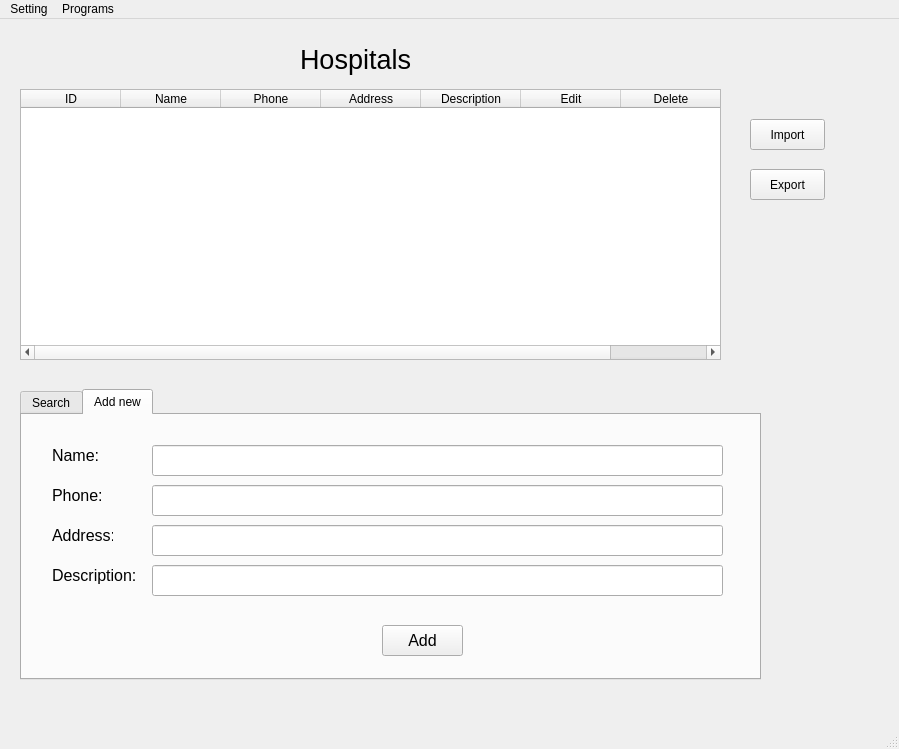
<?xml version="1.0" encoding="UTF-8"?>
<ui version="4.0">
 <class>MainWindow</class>
 <widget class="QMainWindow" name="MainWindow">
  <property name="geometry">
   <rect>
    <x>0</x>
    <y>0</y>
    <width>899</width>
    <height>749</height>
   </rect>
  </property>
  <property name="windowTitle">
   <string>Hospital Manage</string>
  </property>
  <property name="windowIcon">
   <iconset resource="abcc.qrc">
    <normaloff>:/newPrefix/fpt.png</normaloff>:/newPrefix/fpt.png</iconset>
  </property>
  <widget class="QWidget" name="centralwidget">
   <widget class="QLabel" name="label">
    <property name="geometry">
     <rect>
      <x>300</x>
      <y>0</y>
      <width>141</width>
      <height>81</height>
     </rect>
    </property>
    <property name="font">
     <font>
      <pointsize>20</pointsize>
     </font>
    </property>
    <property name="text">
     <string>Hospitals</string>
    </property>
   </widget>
   <widget class="QTableWidget" name="tableWidget">
    <property name="geometry">
     <rect>
      <x>20</x>
      <y>70</y>
      <width>701</width>
      <height>271</height>
     </rect>
    </property>
    <column>
     <property name="text">
      <string>ID</string>
     </property>
    </column>
    <column>
     <property name="text">
      <string>Name</string>
     </property>
    </column>
    <column>
     <property name="text">
      <string>Phone</string>
     </property>
    </column>
    <column>
     <property name="text">
      <string>Address</string>
     </property>
    </column>
    <column>
     <property name="text">
      <string>Description</string>
     </property>
    </column>
    <column>
     <property name="text">
      <string>Edit</string>
     </property>
    </column>
    <column>
     <property name="text">
      <string>Delete</string>
     </property>
    </column>
   </widget>
   <widget class="QPushButton" name="pushButton">
    <property name="geometry">
     <rect>
      <x>750</x>
      <y>100</y>
      <width>75</width>
      <height>31</height>
     </rect>
    </property>
    <property name="text">
     <string>Import</string>
    </property>
   </widget>
   <widget class="QPushButton" name="pushButton_2">
    <property name="geometry">
     <rect>
      <x>750</x>
      <y>150</y>
      <width>75</width>
      <height>31</height>
     </rect>
    </property>
    <property name="text">
     <string>Export</string>
    </property>
   </widget>
   <widget class="QTabWidget" name="tabWidget">
    <property name="geometry">
     <rect>
      <x>20</x>
      <y>370</y>
      <width>741</width>
      <height>291</height>
     </rect>
    </property>
    <property name="currentIndex">
     <number>1</number>
    </property>
    <widget class="QWidget" name="tab">
     <attribute name="title">
      <string>Search</string>
     </attribute>
     <widget class="QGroupBox" name="groupBox">
      <property name="geometry">
       <rect>
        <x>30</x>
        <y>30</y>
        <width>671</width>
        <height>131</height>
       </rect>
      </property>
      <property name="font">
       <font>
        <pointsize>10</pointsize>
       </font>
      </property>
      <property name="title">
       <string>Search hospital</string>
      </property>
      <widget class="QLabel" name="label_2">
       <property name="geometry">
        <rect>
         <x>20</x>
         <y>40</y>
         <width>71</width>
         <height>31</height>
        </rect>
       </property>
       <property name="font">
        <font>
         <pointsize>15</pointsize>
        </font>
       </property>
       <property name="text">
        <string>Name:</string>
       </property>
      </widget>
      <widget class="QPushButton" name="pushButton_3">
       <property name="geometry">
        <rect>
         <x>300</x>
         <y>90</y>
         <width>121</width>
         <height>31</height>
        </rect>
       </property>
       <property name="font">
        <font>
         <pointsize>12</pointsize>
        </font>
       </property>
       <property name="text">
        <string>Search hospital</string>
       </property>
      </widget>
      <widget class="QLineEdit" name="lineEdit">
       <property name="geometry">
        <rect>
         <x>90</x>
         <y>39</y>
         <width>541</width>
         <height>31</height>
        </rect>
       </property>
      </widget>
     </widget>
    </widget>
    <widget class="QWidget" name="tab_2">
     <attribute name="title">
      <string>Add new</string>
     </attribute>
     <widget class="QLabel" name="label_3">
      <property name="geometry">
       <rect>
        <x>30</x>
        <y>30</y>
        <width>61</width>
        <height>21</height>
       </rect>
      </property>
      <property name="font">
       <font>
        <pointsize>12</pointsize>
       </font>
      </property>
      <property name="text">
       <string>Name:</string>
      </property>
     </widget>
     <widget class="QLabel" name="label_4">
      <property name="geometry">
       <rect>
        <x>30</x>
        <y>70</y>
        <width>61</width>
        <height>21</height>
       </rect>
      </property>
      <property name="font">
       <font>
        <pointsize>12</pointsize>
       </font>
      </property>
      <property name="text">
       <string>Phone:</string>
      </property>
     </widget>
     <widget class="QLabel" name="label_5">
      <property name="geometry">
       <rect>
        <x>30</x>
        <y>110</y>
        <width>61</width>
        <height>21</height>
       </rect>
      </property>
      <property name="font">
       <font>
        <pointsize>12</pointsize>
       </font>
      </property>
      <property name="text">
       <string>Address:</string>
      </property>
     </widget>
     <widget class="QLabel" name="label_6">
      <property name="geometry">
       <rect>
        <x>30</x>
        <y>150</y>
        <width>91</width>
        <height>21</height>
       </rect>
      </property>
      <property name="font">
       <font>
        <pointsize>12</pointsize>
       </font>
      </property>
      <property name="text">
       <string>Description:</string>
      </property>
     </widget>
     <widget class="QLineEdit" name="lineEdit_2">
      <property name="geometry">
       <rect>
        <x>130</x>
        <y>30</y>
        <width>571</width>
        <height>31</height>
       </rect>
      </property>
     </widget>
     <widget class="QLineEdit" name="lineEdit_3">
      <property name="geometry">
       <rect>
        <x>130</x>
        <y>70</y>
        <width>571</width>
        <height>31</height>
       </rect>
      </property>
     </widget>
     <widget class="QLineEdit" name="lineEdit_4">
      <property name="geometry">
       <rect>
        <x>130</x>
        <y>110</y>
        <width>571</width>
        <height>31</height>
       </rect>
      </property>
     </widget>
     <widget class="QLineEdit" name="lineEdit_5">
      <property name="geometry">
       <rect>
        <x>130</x>
        <y>150</y>
        <width>571</width>
        <height>31</height>
       </rect>
      </property>
     </widget>
     <widget class="QPushButton" name="pushButton_4">
      <property name="geometry">
       <rect>
        <x>360</x>
        <y>210</y>
        <width>81</width>
        <height>31</height>
       </rect>
      </property>
      <property name="font">
       <font>
        <pointsize>12</pointsize>
       </font>
      </property>
      <property name="text">
       <string>Add</string>
      </property>
     </widget>
    </widget>
   </widget>
  </widget>
  <widget class="QMenuBar" name="menubar">
   <property name="geometry">
    <rect>
     <x>0</x>
     <y>0</y>
     <width>899</width>
     <height>21</height>
    </rect>
   </property>
   <widget class="QMenu" name="menuSetting">
    <property name="title">
     <string>Setting</string>
    </property>
    <addaction name="actionConfig"/>
   </widget>
   <widget class="QMenu" name="menuPrograms">
    <property name="title">
     <string>Programs</string>
    </property>
    <addaction name="actionDoctor"/>
    <addaction name="actionPatient"/>
    <addaction name="actionSchedule"/>
   </widget>
   <addaction name="menuSetting"/>
   <addaction name="menuPrograms"/>
  </widget>
  <widget class="QStatusBar" name="statusbar"/>
  <action name="actionConfig">
   <property name="icon">
    <iconset resource="abcc.qrc">
     <normaloff>:/newPrefix/set.png</normaloff>:/newPrefix/set.png</iconset>
   </property>
   <property name="text">
    <string>Config</string>
   </property>
  </action>
  <action name="actionDoctor">
   <property name="icon">
    <iconset resource="abcc.qrc">
     <normaloff>:/newPrefix/set.png</normaloff>:/newPrefix/set.png</iconset>
   </property>
   <property name="text">
    <string>Doctor</string>
   </property>
  </action>
  <action name="actionPatient">
   <property name="icon">
    <iconset resource="abcc.qrc">
     <normaloff>:/newPrefix/set.png</normaloff>:/newPrefix/set.png</iconset>
   </property>
   <property name="text">
    <string>Patient</string>
   </property>
  </action>
  <action name="actionSchedule">
   <property name="icon">
    <iconset resource="abcc.qrc">
     <normaloff>:/newPrefix/set.png</normaloff>:/newPrefix/set.png</iconset>
   </property>
   <property name="text">
    <string>Schedule</string>
   </property>
  </action>
 </widget>
 <resources>
  <include location="abcc.qrc"/>
 </resources>
 <connections/>
</ui>
